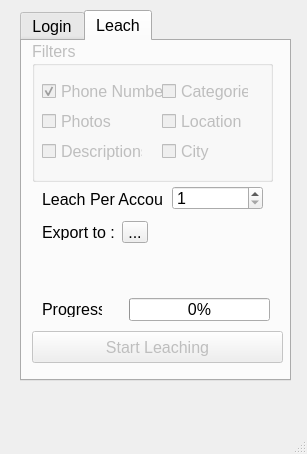
<?xml version="1.0" encoding="UTF-8"?>
<ui version="4.0">
 <class>DivarLeacher</class>
 <widget class="QMainWindow" name="DivarLeacher">
  <property name="geometry">
   <rect>
    <x>0</x>
    <y>0</y>
    <width>307</width>
    <height>454</height>
   </rect>
  </property>
  <property name="minimumSize">
   <size>
    <width>307</width>
    <height>454</height>
   </size>
  </property>
  <property name="maximumSize">
   <size>
    <width>307</width>
    <height>454</height>
   </size>
  </property>
  <property name="font">
   <font>
    <weight>50</weight>
    <bold>false</bold>
   </font>
  </property>
  <property name="windowTitle">
   <string>MainWindow</string>
  </property>
  <widget class="QWidget" name="centralwidget">
   <widget class="QTabWidget" name="tabWidget">
    <property name="enabled">
     <bool>true</bool>
    </property>
    <property name="geometry">
     <rect>
      <x>20</x>
      <y>10</y>
      <width>271</width>
      <height>371</height>
     </rect>
    </property>
    <property name="font">
     <font>
      <pointsize>12</pointsize>
      <weight>50</weight>
      <bold>false</bold>
     </font>
    </property>
    <property name="tabShape">
     <enum>QTabWidget::Rounded</enum>
    </property>
    <property name="currentIndex">
     <number>1</number>
    </property>
    <widget class="QWidget" name="tab">
     <attribute name="title">
      <string>Login</string>
     </attribute>
     <widget class="QGroupBox" name="login">
      <property name="geometry">
       <rect>
        <x>10</x>
        <y>10</y>
        <width>241</width>
        <height>141</height>
       </rect>
      </property>
      <property name="title">
       <string>Login</string>
      </property>
      <widget class="QPushButton" name="send">
       <property name="enabled">
        <bool>true</bool>
       </property>
       <property name="geometry">
        <rect>
         <x>10</x>
         <y>100</y>
         <width>211</width>
         <height>31</height>
        </rect>
       </property>
       <property name="text">
        <string>Send Code</string>
       </property>
      </widget>
      <widget class="QLineEdit" name="code">
       <property name="enabled">
        <bool>false</bool>
       </property>
       <property name="geometry">
        <rect>
         <x>60</x>
         <y>70</y>
         <width>81</width>
         <height>21</height>
        </rect>
       </property>
       <property name="placeholderText">
        <string>code</string>
       </property>
      </widget>
      <widget class="QLabel" name="label">
       <property name="geometry">
        <rect>
         <x>10</x>
         <y>40</y>
         <width>60</width>
         <height>21</height>
        </rect>
       </property>
       <property name="text">
        <string>Phone</string>
       </property>
      </widget>
      <widget class="QLabel" name="label_2">
       <property name="enabled">
        <bool>false</bool>
       </property>
       <property name="geometry">
        <rect>
         <x>10</x>
         <y>70</y>
         <width>60</width>
         <height>21</height>
        </rect>
       </property>
       <property name="text">
        <string>Code</string>
       </property>
      </widget>
      <widget class="QLineEdit" name="phone">
       <property name="geometry">
        <rect>
         <x>60</x>
         <y>40</y>
         <width>151</width>
         <height>21</height>
        </rect>
       </property>
       <property name="text">
        <string/>
       </property>
       <property name="placeholderText">
        <string>09338959482</string>
       </property>
      </widget>
     </widget>
     <widget class="QGroupBox" name="accounts">
      <property name="enabled">
       <bool>false</bool>
      </property>
      <property name="geometry">
       <rect>
        <x>10</x>
        <y>150</y>
        <width>241</width>
        <height>181</height>
       </rect>
      </property>
      <property name="title">
       <string>Accounts </string>
      </property>
      <widget class="QComboBox" name="myphones">
       <property name="geometry">
        <rect>
         <x>60</x>
         <y>30</y>
         <width>161</width>
         <height>26</height>
        </rect>
       </property>
      </widget>
      <widget class="QLabel" name="label_3">
       <property name="geometry">
        <rect>
         <x>10</x>
         <y>30</y>
         <width>60</width>
         <height>21</height>
        </rect>
       </property>
       <property name="text">
        <string>Phone</string>
       </property>
      </widget>
      <widget class="QPushButton" name="Delete">
       <property name="geometry">
        <rect>
         <x>10</x>
         <y>60</y>
         <width>211</width>
         <height>31</height>
        </rect>
       </property>
       <property name="text">
        <string>Delete</string>
       </property>
      </widget>
      <widget class="QLabel" name="allaccounts">
       <property name="geometry">
        <rect>
         <x>10</x>
         <y>110</y>
         <width>191</width>
         <height>16</height>
        </rect>
       </property>
       <property name="text">
        <string>All Accounts : 0</string>
       </property>
      </widget>
      <widget class="QLabel" name="restricted">
       <property name="geometry">
        <rect>
         <x>10</x>
         <y>130</y>
         <width>201</width>
         <height>16</height>
        </rect>
       </property>
       <property name="text">
        <string>Restricted Accounts : 0</string>
       </property>
      </widget>
      <widget class="QLabel" name="nonlimit">
       <property name="geometry">
        <rect>
         <x>10</x>
         <y>150</y>
         <width>201</width>
         <height>16</height>
        </rect>
       </property>
       <property name="text">
        <string>Non-Limit Accounts : 0</string>
       </property>
      </widget>
     </widget>
    </widget>
    <widget class="QWidget" name="tab_2">
     <attribute name="title">
      <string>Leach</string>
     </attribute>
     <widget class="QProgressBar" name="progress">
      <property name="geometry">
       <rect>
        <x>107</x>
        <y>257</y>
        <width>141</width>
        <height>23</height>
       </rect>
      </property>
      <property name="value">
       <number>0</number>
      </property>
      <property name="textVisible">
       <bool>true</bool>
      </property>
      <property name="orientation">
       <enum>Qt::Horizontal</enum>
      </property>
      <property name="invertedAppearance">
       <bool>false</bool>
      </property>
      <property name="textDirection">
       <enum>QProgressBar::TopToBottom</enum>
      </property>
      <property name="format">
       <string>%p%</string>
      </property>
     </widget>
     <widget class="QGroupBox" name="filters">
      <property name="enabled">
       <bool>false</bool>
      </property>
      <property name="geometry">
       <rect>
        <x>10</x>
        <y>0</y>
        <width>241</width>
        <height>141</height>
       </rect>
      </property>
      <property name="title">
       <string>Filters</string>
      </property>
      <widget class="QCheckBox" name="city">
       <property name="geometry">
        <rect>
         <x>130</x>
         <y>100</y>
         <width>87</width>
         <height>20</height>
        </rect>
       </property>
       <property name="text">
        <string>City</string>
       </property>
      </widget>
      <widget class="QCheckBox" name="categories">
       <property name="geometry">
        <rect>
         <x>130</x>
         <y>40</y>
         <width>87</width>
         <height>20</height>
        </rect>
       </property>
       <property name="text">
        <string>Categories</string>
       </property>
      </widget>
      <widget class="QCheckBox" name="photos">
       <property name="geometry">
        <rect>
         <x>10</x>
         <y>70</y>
         <width>87</width>
         <height>20</height>
        </rect>
       </property>
       <property name="text">
        <string>Photos</string>
       </property>
      </widget>
      <widget class="QCheckBox" name="location">
       <property name="geometry">
        <rect>
         <x>130</x>
         <y>70</y>
         <width>87</width>
         <height>20</height>
        </rect>
       </property>
       <property name="text">
        <string>Location</string>
       </property>
      </widget>
      <widget class="QCheckBox" name="checkBox">
       <property name="enabled">
        <bool>false</bool>
       </property>
       <property name="geometry">
        <rect>
         <x>10</x>
         <y>40</y>
         <width>121</width>
         <height>20</height>
        </rect>
       </property>
       <property name="text">
        <string>Phone Number</string>
       </property>
       <property name="checked">
        <bool>true</bool>
       </property>
      </widget>
      <widget class="QCheckBox" name="descriptions">
       <property name="geometry">
        <rect>
         <x>10</x>
         <y>100</y>
         <width>101</width>
         <height>20</height>
        </rect>
       </property>
       <property name="text">
        <string>Descriptions</string>
       </property>
      </widget>
     </widget>
     <widget class="QPushButton" name="start">
      <property name="enabled">
       <bool>false</bool>
      </property>
      <property name="geometry">
       <rect>
        <x>10</x>
        <y>290</y>
        <width>251</width>
        <height>32</height>
       </rect>
      </property>
      <property name="text">
       <string>Start Leaching</string>
      </property>
     </widget>
     <widget class="QLabel" name="label_8">
      <property name="geometry">
       <rect>
        <x>20</x>
        <y>260</y>
        <width>60</width>
        <height>16</height>
       </rect>
      </property>
      <property name="text">
       <string>Progress</string>
      </property>
     </widget>
     <widget class="QLabel" name="label_7">
      <property name="geometry">
       <rect>
        <x>20</x>
        <y>150</y>
        <width>121</width>
        <height>16</height>
       </rect>
      </property>
      <property name="text">
       <string>Leach Per Account</string>
      </property>
     </widget>
     <widget class="QLabel" name="label_9">
      <property name="geometry">
       <rect>
        <x>20</x>
        <y>183</y>
        <width>76</width>
        <height>16</height>
       </rect>
      </property>
      <property name="text">
       <string>Export to :</string>
      </property>
     </widget>
     <widget class="QSpinBox" name="limit">
      <property name="enabled">
       <bool>true</bool>
      </property>
      <property name="geometry">
       <rect>
        <x>150</x>
        <y>145</y>
        <width>91</width>
        <height>24</height>
       </rect>
      </property>
      <property name="minimum">
       <number>1</number>
      </property>
      <property name="maximum">
       <number>150</number>
      </property>
     </widget>
     <widget class="QToolButton" name="browse">
      <property name="geometry">
       <rect>
        <x>100</x>
        <y>180</y>
        <width>26</width>
        <height>22</height>
       </rect>
      </property>
      <property name="text">
       <string>...</string>
      </property>
     </widget>
     <widget class="QLabel" name="pathb">
      <property name="geometry">
       <rect>
        <x>140</x>
        <y>183</y>
        <width>101</width>
        <height>16</height>
       </rect>
      </property>
      <property name="text">
       <string/>
      </property>
     </widget>
    </widget>
   </widget>
  </widget>
  <widget class="QStatusBar" name="statusbar"/>
 </widget>
 <resources/>
 <connections/>
</ui>
